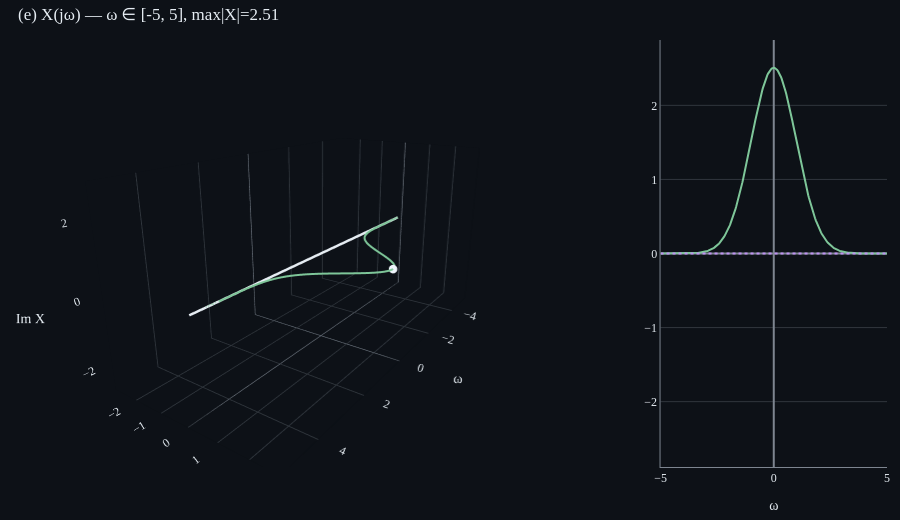

This figure's notebook cell:
### Markdown cell above
### F3 — Gaussian `e^(-t²/2)` (자기쌍대)

X(jω) = √(2π)·e^(-ω²/2). X도 가우시안. 짝함수 → 실수. trail이 ω=0에서 피크.

### Code cell
sig = signals.gaussian(sigma=1.0)
an = FourierAnalyzer(sig, t_min=-8.0, t_max=8.0, n_samples=2000)
omegas, X = an.spectrum(omega_min=-5.0, omega_max=5.0, n_omega=300)

p = SpectrumPlot(view='re_im', show_inset=True)
p.show_spectrum(omegas, X)
p.figure.show()

### Figure 1 — Plotly figure (JSON) as saved in the notebook; plotly's stock layout.template omitted (floating-point values rounded to 4 significant figures; data arrays with more than 128 entries replaced by an {"elided": "..."} marker saying what was removed)
{"data": [{"line": {"color": "#e6edf3", "width": 5}, "mode": "lines", "name": "t-axis", "opacity": 1.0, "scene": "scene", "showlegend": false, "x": [-5.0, 5.0], "y": [0.0, 0.0], "z": [0.0, 0.0], "type": "scatter3d"}, {"line": {"color": "#7ec699", "width": 4}, "mode": "lines", "name": "X(jω)", "x": {"elided": "300 float values"}, "y": {"elided": "300 float values"}, "z": {"elided": "300 float values"}, "type": "scatter3d"}, {"marker": {"color": "#f0f6fc", "size": 5}, "mode": "markers", "name": "ω=0", "x": [-0.01672], "y": [2.506], "z": [-3.469e-18], "type": "scatter3d"}, {"line": {"color": "#7ec699", "width": 2}, "mode": "lines", "name": "Re X", "x": {"elided": "300 float values"}, "xaxis": "x", "y": {"elided": "300 float values"}, "yaxis": "y", "type": "scatter"}, {"line": {"color": "#bf91f3", "dash": "dot", "width": 2}, "mode": "lines", "name": "Im X", "x": {"elided": "300 float values"}, "xaxis": "x", "y": {"elided": "300 float values"}, "yaxis": "y", "type": "scatter"}], "layout": {"font": {"color": "#e6edf3", "family": "serif", "size": 12}, "margin": {"l": 10, "r": 10, "t": 40, "b": 10}, "title": {"font": {"color": "#e6edf3"}, "text": "(e) X(jω) — ω ∈ [-5, 5], max|X|=2.51", "x": 0.02, "xanchor": "left"}, "scene": {"domain": {"x": [0.0, 0.7], "y": [0.0, 1.0]}, "xaxis": {"backgroundcolor": "#0d1117", "gridcolor": "#30363d", "zerolinecolor": "#7d8590", "showbackground": true, "color": "#e6edf3", "title": {"text": "ω"}}, "yaxis": {"backgroundcolor": "#0d1117", "gridcolor": "#30363d", "zerolinecolor": "#7d8590", "showbackground": true, "color": "#e6edf3", "title": {"text": "Re X"}, "range": [-2.882, 2.882]}, "zaxis": {"backgroundcolor": "#0d1117", "gridcolor": "#30363d", "zerolinecolor": "#7d8590", "showbackground": true, "color": "#e6edf3", "title": {"text": "Im X"}, "range": [-2.882, 2.882]}, "aspectratio": {"x": 2.0, "y": 1.0, "z": 1.0}, "camera": {"eye": {"x": 2.2, "y": 1.5, "z": 0.9}}, "aspectmode": "manual"}, "xaxis": {"showgrid": true, "gridcolor": "#30363d", "zeroline": true, "zerolinecolor": "#7d8590", "linecolor": "#7d8590", "color": "#e6edf3", "title": {"text": "ω"}, "domain": [0.74, 1.0], "anchor": "y"}, "yaxis": {"showgrid": true, "gridcolor": "#30363d", "zeroline": true, "zerolinecolor": "#7d8590", "linecolor": "#7d8590", "color": "#e6edf3", "title": {"text": ""}, "domain": [0.0, 1.0], "anchor": "x", "range": [-2.882, 2.882]}, "paper_bgcolor": "#0d1117", "plot_bgcolor": "#0d1117", "showlegend": false, "height": 520}}
